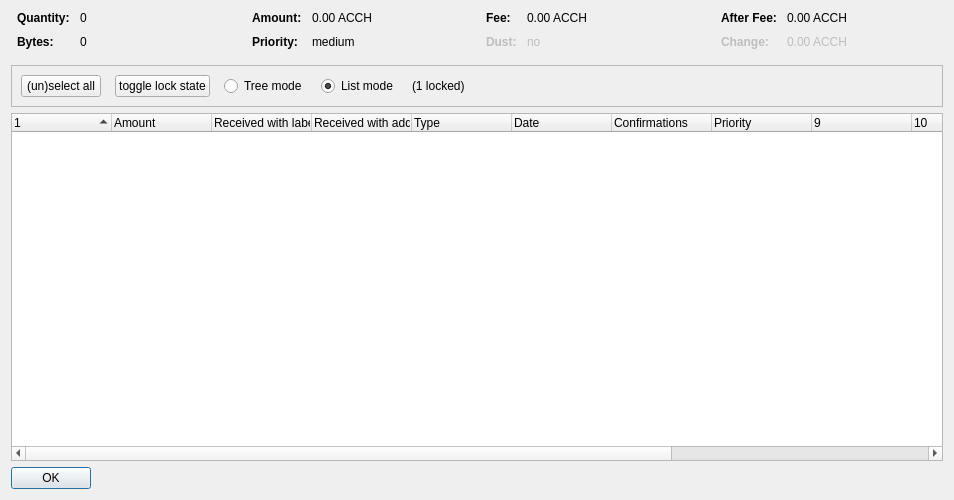
<?xml version="1.0" encoding="UTF-8"?>
<ui version="4.0">
 <class>CoinControlDialog</class>
 <widget class="QDialog" name="CoinControlDialog">
  <property name="geometry">
   <rect>
    <x>0</x>
    <y>0</y>
    <width>954</width>
    <height>500</height>
   </rect>
  </property>
  <property name="windowTitle">
   <string>Coin Selection</string>
  </property>
  <layout class="QVBoxLayout" name="verticalLayout">
   <item>
    <layout class="QHBoxLayout" name="horizontalLayoutTop" stretch="0,0,0,0">
     <property name="topMargin">
      <number>0</number>
     </property>
     <property name="bottomMargin">
      <number>10</number>
     </property>
     <item>
      <layout class="QFormLayout" name="formLayoutCoinControl1">
       <property name="horizontalSpacing">
        <number>10</number>
       </property>
       <property name="verticalSpacing">
        <number>10</number>
       </property>
       <property name="leftMargin">
        <number>6</number>
       </property>
       <property name="rightMargin">
        <number>6</number>
       </property>
       <item row="0" column="0">
        <widget class="QLabel" name="labelCoinControlQuantityText">
         <property name="font">
          <font>
           <weight>75</weight>
           <bold>true</bold>
          </font>
         </property>
         <property name="text">
          <string>Quantity:</string>
         </property>
        </widget>
       </item>
       <item row="0" column="1">
        <widget class="QLabel" name="labelCoinControlQuantity">
         <property name="cursor">
          <cursorShape>IBeamCursor</cursorShape>
         </property>
         <property name="contextMenuPolicy">
          <enum>Qt::ActionsContextMenu</enum>
         </property>
         <property name="text">
          <string notr="true">0</string>
         </property>
         <property name="textInteractionFlags">
          <set>Qt::LinksAccessibleByMouse|Qt::TextSelectableByKeyboard|Qt::TextSelectableByMouse</set>
         </property>
        </widget>
       </item>
       <item row="1" column="0">
        <widget class="QLabel" name="labelCoinControlBytesText">
         <property name="font">
          <font>
           <weight>75</weight>
           <bold>true</bold>
          </font>
         </property>
         <property name="text">
          <string>Bytes:</string>
         </property>
        </widget>
       </item>
       <item row="1" column="1">
        <widget class="QLabel" name="labelCoinControlBytes">
         <property name="cursor">
          <cursorShape>IBeamCursor</cursorShape>
         </property>
         <property name="contextMenuPolicy">
          <enum>Qt::ActionsContextMenu</enum>
         </property>
         <property name="text">
          <string notr="true">0</string>
         </property>
         <property name="textInteractionFlags">
          <set>Qt::LinksAccessibleByMouse|Qt::TextSelectableByKeyboard|Qt::TextSelectableByMouse</set>
         </property>
        </widget>
       </item>
      </layout>
     </item>
     <item>
      <layout class="QFormLayout" name="formLayoutCoinControl2">
       <property name="horizontalSpacing">
        <number>10</number>
       </property>
       <property name="verticalSpacing">
        <number>10</number>
       </property>
       <property name="leftMargin">
        <number>6</number>
       </property>
       <property name="rightMargin">
        <number>6</number>
       </property>
       <item row="0" column="0">
        <widget class="QLabel" name="labelCoinControlAmountText">
         <property name="font">
          <font>
           <weight>75</weight>
           <bold>true</bold>
          </font>
         </property>
         <property name="text">
          <string>Amount:</string>
         </property>
        </widget>
       </item>
       <item row="0" column="1">
        <widget class="QLabel" name="labelCoinControlAmount">
         <property name="cursor">
          <cursorShape>IBeamCursor</cursorShape>
         </property>
         <property name="contextMenuPolicy">
          <enum>Qt::ActionsContextMenu</enum>
         </property>
         <property name="text">
          <string notr="true">0.00 ACCH</string>
         </property>
         <property name="textInteractionFlags">
          <set>Qt::LinksAccessibleByMouse|Qt::TextSelectableByKeyboard|Qt::TextSelectableByMouse</set>
         </property>
        </widget>
       </item>
       <item row="1" column="0">
        <widget class="QLabel" name="labelCoinControlPriorityText">
         <property name="font">
          <font>
           <weight>75</weight>
           <bold>true</bold>
          </font>
         </property>
         <property name="text">
          <string>Priority:</string>
         </property>
        </widget>
       </item>
       <item row="1" column="1">
        <widget class="QLabel" name="labelCoinControlPriority">
         <property name="cursor">
          <cursorShape>IBeamCursor</cursorShape>
         </property>
         <property name="contextMenuPolicy">
          <enum>Qt::ActionsContextMenu</enum>
         </property>
         <property name="text">
          <string>medium</string>
         </property>
         <property name="textInteractionFlags">
          <set>Qt::LinksAccessibleByMouse|Qt::TextSelectableByKeyboard|Qt::TextSelectableByMouse</set>
         </property>
        </widget>
       </item>
      </layout>
     </item>
     <item>
      <layout class="QFormLayout" name="formLayoutCoinControl3">
       <property name="horizontalSpacing">
        <number>10</number>
       </property>
       <property name="verticalSpacing">
        <number>10</number>
       </property>
       <property name="leftMargin">
        <number>6</number>
       </property>
       <property name="rightMargin">
        <number>6</number>
       </property>
       <item row="0" column="0">
        <widget class="QLabel" name="labelCoinControlFeeText">
         <property name="font">
          <font>
           <weight>75</weight>
           <bold>true</bold>
          </font>
         </property>
         <property name="text">
          <string>Fee:</string>
         </property>
        </widget>
       </item>
       <item row="0" column="1">
        <widget class="QLabel" name="labelCoinControlFee">
         <property name="cursor">
          <cursorShape>IBeamCursor</cursorShape>
         </property>
         <property name="contextMenuPolicy">
          <enum>Qt::ActionsContextMenu</enum>
         </property>
         <property name="text">
          <string notr="true">0.00 ACCH</string>
         </property>
         <property name="textInteractionFlags">
          <set>Qt::LinksAccessibleByMouse|Qt::TextSelectableByKeyboard|Qt::TextSelectableByMouse</set>
         </property>
        </widget>
       </item>
       <item row="1" column="0">
        <widget class="QLabel" name="labelCoinControlLowOutputText">
         <property name="enabled">
          <bool>false</bool>
         </property>
         <property name="font">
          <font>
           <weight>75</weight>
           <bold>true</bold>
          </font>
         </property>
         <property name="text">
          <string>Dust:</string>
         </property>
        </widget>
       </item>
       <item row="1" column="1">
        <widget class="QLabel" name="labelCoinControlLowOutput">
         <property name="enabled">
          <bool>false</bool>
         </property>
         <property name="cursor">
          <cursorShape>IBeamCursor</cursorShape>
         </property>
         <property name="contextMenuPolicy">
          <enum>Qt::ActionsContextMenu</enum>
         </property>
         <property name="text">
          <string>no</string>
         </property>
         <property name="textInteractionFlags">
          <set>Qt::LinksAccessibleByMouse|Qt::TextSelectableByKeyboard|Qt::TextSelectableByMouse</set>
         </property>
        </widget>
       </item>
      </layout>
     </item>
     <item>
      <layout class="QFormLayout" name="formLayoutCoinControl4">
       <property name="horizontalSpacing">
        <number>10</number>
       </property>
       <property name="verticalSpacing">
        <number>10</number>
       </property>
       <property name="leftMargin">
        <number>6</number>
       </property>
       <property name="rightMargin">
        <number>6</number>
       </property>
       <item row="0" column="0">
        <widget class="QLabel" name="labelCoinControlAfterFeeText">
         <property name="font">
          <font>
           <weight>75</weight>
           <bold>true</bold>
          </font>
         </property>
         <property name="text">
          <string>After Fee:</string>
         </property>
        </widget>
       </item>
       <item row="0" column="1">
        <widget class="QLabel" name="labelCoinControlAfterFee">
         <property name="cursor">
          <cursorShape>IBeamCursor</cursorShape>
         </property>
         <property name="contextMenuPolicy">
          <enum>Qt::ActionsContextMenu</enum>
         </property>
         <property name="text">
          <string notr="true">0.00 ACCH</string>
         </property>
         <property name="textInteractionFlags">
          <set>Qt::LinksAccessibleByMouse|Qt::TextSelectableByKeyboard|Qt::TextSelectableByMouse</set>
         </property>
        </widget>
       </item>
       <item row="1" column="0">
        <widget class="QLabel" name="labelCoinControlChangeText">
         <property name="enabled">
          <bool>false</bool>
         </property>
         <property name="font">
          <font>
           <weight>75</weight>
           <bold>true</bold>
          </font>
         </property>
         <property name="text">
          <string>Change:</string>
         </property>
        </widget>
       </item>
       <item row="1" column="1">
        <widget class="QLabel" name="labelCoinControlChange">
         <property name="enabled">
          <bool>false</bool>
         </property>
         <property name="cursor">
          <cursorShape>IBeamCursor</cursorShape>
         </property>
         <property name="contextMenuPolicy">
          <enum>Qt::ActionsContextMenu</enum>
         </property>
         <property name="text">
          <string notr="true">0.00 ACCH</string>
         </property>
         <property name="textInteractionFlags">
          <set>Qt::LinksAccessibleByMouse|Qt::TextSelectableByKeyboard|Qt::TextSelectableByMouse</set>
         </property>
        </widget>
       </item>
      </layout>
     </item>
    </layout>
   </item>
   <item>
    <widget class="QFrame" name="frame">
     <property name="minimumSize">
      <size>
       <width>0</width>
       <height>40</height>
      </size>
     </property>
     <property name="frameShape">
      <enum>QFrame::StyledPanel</enum>
     </property>
     <property name="frameShadow">
      <enum>QFrame::Sunken</enum>
     </property>
     <layout class="QHBoxLayout" name="horizontalLayout">
      <item>
       <layout class="QHBoxLayout" name="horizontalLayoutPanel" stretch="0,0,0,0,0,0">
        <property name="spacing">
         <number>14</number>
        </property>
        <item>
         <widget class="QPushButton" name="pushButtonSelectAll">
          <property name="sizePolicy">
           <sizepolicy hsizetype="Maximum" vsizetype="Fixed">
            <horstretch>0</horstretch>
            <verstretch>0</verstretch>
           </sizepolicy>
          </property>
          <property name="text">
           <string>(un)select all</string>
          </property>
          <property name="autoDefault">
           <bool>false</bool>
          </property>
         </widget>
        </item>
        <item>
         <widget class="QPushButton" name="pushButtonToggleLock">
          <property name="sizePolicy">
           <sizepolicy hsizetype="Maximum" vsizetype="Fixed">
            <horstretch>0</horstretch>
            <verstretch>0</verstretch>
           </sizepolicy>
          </property>
          <property name="text">
           <string>toggle lock state</string>
          </property>
          <property name="autoDefault">
           <bool>false</bool>
          </property>
         </widget>
        </item>
        <item>
         <widget class="QRadioButton" name="radioTreeMode">
          <property name="sizePolicy">
           <sizepolicy hsizetype="Maximum" vsizetype="Fixed">
            <horstretch>0</horstretch>
            <verstretch>0</verstretch>
           </sizepolicy>
          </property>
          <property name="text">
           <string>Tree mode</string>
          </property>
         </widget>
        </item>
        <item>
         <widget class="QRadioButton" name="radioListMode">
          <property name="sizePolicy">
           <sizepolicy hsizetype="Maximum" vsizetype="Fixed">
            <horstretch>0</horstretch>
            <verstretch>0</verstretch>
           </sizepolicy>
          </property>
          <property name="text">
           <string>List mode</string>
          </property>
          <property name="checked">
           <bool>true</bool>
          </property>
         </widget>
        </item>
        <item>
         <widget class="QLabel" name="labelLocked">
          <property name="text">
           <string>(1 locked)</string>
          </property>
         </widget>
        </item>
        <item>
         <spacer name="horizontalSpacer">
          <property name="orientation">
           <enum>Qt::Horizontal</enum>
          </property>
          <property name="sizeHint" stdset="0">
           <size>
            <width>40</width>
            <height>20</height>
           </size>
          </property>
         </spacer>
        </item>
       </layout>
      </item>
     </layout>
    </widget>
   </item>
   <item>
    <widget class="CoinControlTreeWidget" name="treeWidget">
     <property name="contextMenuPolicy">
      <enum>Qt::CustomContextMenu</enum>
     </property>
     <property name="sortingEnabled">
      <bool>false</bool>
     </property>
     <property name="columnCount">
      <number>13</number>
     </property>
     <attribute name="headerShowSortIndicator" stdset="0">
      <bool>true</bool>
     </attribute>
     <attribute name="headerStretchLastSection">
      <bool>false</bool>
     </attribute>
     <column>
      <property name="text">
       <string/>
      </property>
     </column>
     <column>
      <property name="text">
       <string>Amount</string>
      </property>
     </column>
     <column>
      <property name="text">
       <string>Received with label</string>
      </property>
     </column>
     <column>
      <property name="text">
       <string>Received with address</string>
      </property>
     </column>
     <column>
      <property name="text">
	<string>Type</string>
      </property>
     </column>
     <column>
      <property name="text">	 
       <string>Date</string>
      </property>
     </column>
     <column>
      <property name="text">
       <string>Confirmations</string>
      </property>
      <property name="toolTip">
       <string>Confirmed</string>
      </property>
     </column>
     <column>
      <property name="text">
       <string>Priority</string>
      </property>
     </column>
     <column>
      <property name="text">
       <string/>
      </property>
     </column>
     <column>
      <property name="text">
       <string/>
      </property>
     </column>
     <column>
      <property name="text">
       <string/>
      </property>
     </column>
     <column>
      <property name="text">
       <string/>
      </property>
     </column>
     <column>
      <property name="text">
       <string/>
      </property>
     </column>
    </widget>
   </item>
   <item>
    <widget class="QDialogButtonBox" name="buttonBox">
     <property name="sizePolicy">
      <sizepolicy hsizetype="Maximum" vsizetype="Fixed">
       <horstretch>0</horstretch>
       <verstretch>0</verstretch>
      </sizepolicy>
     </property>
     <property name="orientation">
      <enum>Qt::Horizontal</enum>
     </property>
     <property name="standardButtons">
      <set>QDialogButtonBox::Ok</set>
     </property>
    </widget>
   </item>
  </layout>
 </widget>
 <customwidgets>
  <customwidget>
   <class>CoinControlTreeWidget</class>
   <extends>QTreeWidget</extends>
   <header>coincontroltreewidget.h</header>
  </customwidget>
 </customwidgets>
 <resources/>
 <connections/>
</ui>
